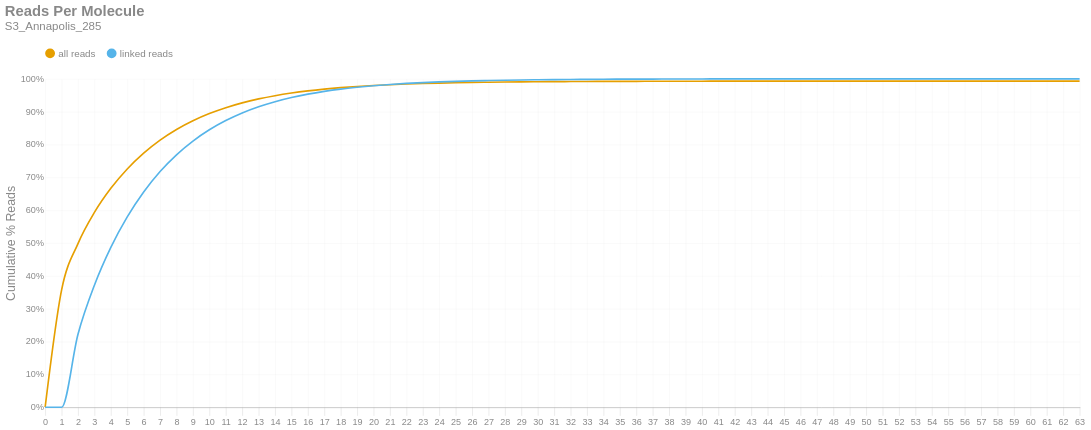

Notebook code cell kept with this figure:
### Markdown cell above
### Reads per Molecule
This chart shows the cumulative distribution of the number of reads per linked molecule. That is, how many alignments are associated with a unique molecule. This excludes the number of reads associated with invalid or absent linked-read barcodes. The `linked` histogram is the percentages recalculated when disregarding singletons.

### Code cell
if SKIPLR:
    print_html(f"Skipped")
else:
    counts = np.bincount(valids['reads'].cast(pl.Int64).to_numpy())
    weighted = counts * np.arange(len(counts))
    all_perc = weighted / n_reads
    linked_perc = weighted / n_linked_reads
    linked_perc[1] = 0
    binned_df = pl.DataFrame({
        'readsper': list(range(len(counts))),
        'all reads (cumsum)': np.cumsum(all_perc).tolist(),
        'linked reads (cumsum)': np.cumsum(linked_perc).tolist(),
    })

    with SafeRender(binned_df):
        (
            density_plot(binned_df, 'Reads Per Molecule', samplename, 'readspmol')
            .encode(
                x=alt.X('readsper:O', title=None).axis(labelAngle=0).scale(padding=0),
                y=alt.Y('value:Q', title='Cumulative % Reads').axis(format='%').stack(False),
                color=alt.Color("key:N").scale(domain=["all reads", "linked reads"]),
                tooltip=[
                    alt.Tooltip("key:N", title="Data Type"),
                    alt.Tooltip("readsper:O", title="Reads Per Molecule"),
                    alt.Tooltip("value:Q", format=".2%", title="% Reads (Cum.)")
                ]            
            )
        ).display()

### Figure 1 — Vega-Lite specification as saved in the notebook (floating-point values rounded to 4 significant figures)
{"width": "container", "height": 400, "config": {"title": {"anchor": "start", "dy": -15, "fontSize": 18, "color": "#888888", "subtitleColor": "#888888", "subtitleFontSize": 14}, "arc": {"fill": "#0072B2"}, "axis": {"domainColor": "#888888", "domainWidth": 0.5, "gridWidth": 0.2, "grid": false, "titleFontWeight": 400, "titleFontSize": 15, "labelFontSize": 11, "labelColor": "#888888", "tickColor": "#888888", "tickWidth": 0.2, "titleColor": "#888888"}, "axisBand": {"grid": false}, "axisX": {"grid": true, "tickSize": 10, "domainCap": "round"}, "axisY": {"domain": false, "grid": true, "tickSize": 0, "domainCap": "round"}, "background": "transparent", "header": {"labelFontSize": 15, "labelColor": "#888888", "titleFontSize": 15, "titleFontWeight": 600, "titleColor": "#888888"}, "legend": {"labelFont": "sans-serif", "labelFontSize": 12, "labelColor": "#888888", "symbolSize": 100, "symbolType": "circle", "titleFontSize": 12, "titlePadding": 10, "titleColor": "#888888", "title": null, "orient": "top"}, "range": {"category": ["#E69F00", "#56B4E9", "#009E73", "#F0E442", "#0072B2", "#D55E00", "#CC79A7", "#000000"], "diverging": ["#cfe8f3", "#a2d4ec", "#73bfe2", "#46abdb", "#1696d2", "#12719e"]}, "area": {"fill": "#0072B2", "fillOpacity": 0.7, "line": true, "strokeOpacity": 0.7}, "line": {"color": "#0072B2", "stroke": "#0072B2", "strokeWidth": 2}, "trail": {"color": "#0072B2", "stroke": "#0072B2", "strokeWidth": 0, "size": 1}, "point": {"filled": true, "fillOpacity": 1.0, "size": 95}, "text": {"color": "#888888", "fontSize": 11, "align": "right", "fontWeight": 400, "size": 11}, "bar": {"fill": "#0072B2", "stroke": null}, "view": {"stroke": null, "continuousWidth": 660, "continuousHeight": 400}}, "data": {"name": "data-8f67ba64306d56d0019e9ce4de748744"}, "mark": {"type": "line", "interpolate": "monotone", "point": {"opacity": 0, "size": 275}}, "encoding": {"color": {"field": "key", "scale": {"domain": ["all reads", "linked reads"]}, "type": "nominal"}, "tooltip": [{"field": "key", "title": "Data Type", "type": "nominal"}, {"field": "readsper", "title": "Reads Per Molecule", "type": "ordinal"}, {"field": "value", "format": ".2%", "title": "% Reads (Cum.)", "type": "quantitative"}], "x": {"axis": {"labelAngle": 0}, "field": "readsper", "scale": {"padding": 0}, "title": null, "type": "ordinal"}, "y": {"axis": {"format": "%"}, "field": "value", "stack": false, "title": "Cumulative % Reads", "type": "quantitative"}}, "params": [{"name": "param_c36ac31b6afebe62", "select": {"type": "point", "fields": ["key"]}, "bind": "legend"}], "title": {"text": "Reads Per Molecule", "subtitle": "S3_Annapolis_285"}, "transform": [{"fold": ["all reads (cumsum)", "linked reads (cumsum)"]}, {"calculate": "replace(datum.key, ' (cumsum)', '')", "as": "key"}, {"filter": {"param": "param_c36ac31b6afebe62"}}], "usermeta": {"embedOptions": {"downloadFileName": "S3_Annapolis_285.readspmol"}}, "$schema": "https://vega.github.io/schema/vega-lite/v6.1.0.json", "datasets": {"data-8f67ba64306d56d0019e9ce4de748744": [{"readsper": 0, "all reads (cumsum)": 0.0, "linked reads (cumsum)": 0.0}, {"readsper": 1, "all reads (cumsum)": 0.3567, "linked reads (cumsum)": 0.0}, {"readsper": 2, "all reads (cumsum)": 0.4982, "linked reads (cumsum)": 0.2223}, {"readsper": 3, "all reads (cumsum)": 0.5931, "linked reads (cumsum)": 0.3716}, {"readsper": 4, "all reads (cumsum)": 0.6665, "linked reads (cumsum)": 0.4868}, {"readsper": 5, "all reads (cumsum)": 0.7254, "linked reads (cumsum)": 0.5795}, {"readsper": 6, "all reads (cumsum)": 0.7736, "linked reads (cumsum)": 0.6552}, {"readsper": 7, "all reads (cumsum)": 0.8133, "linked reads (cumsum)": 0.7176}, {"readsper": 8, "all reads (cumsum)": 0.8458, "linked reads (cumsum)": 0.7686}, {"readsper": 9, "all reads (cumsum)": 0.8723, "linked reads (cumsum)": 0.8103}, {"readsper": 10, "all reads (cumsum)": 0.8942, "linked reads (cumsum)": 0.8447}, {"readsper": 11, "all reads (cumsum)": 0.912, "linked reads (cumsum)": 0.8728}, {"readsper": 12, "all reads (cumsum)": 0.9268, "linked reads (cumsum)": 0.8959}, {"readsper": 13, "all reads (cumsum)": 0.9388, "linked reads (cumsum)": 0.9148}, {"readsper": 14, "all reads (cumsum)": 0.9486, "linked reads (cumsum)": 0.9302}, {"readsper": 15, "all reads (cumsum)": 0.9567, "linked reads (cumsum)": 0.9429}, {"readsper": 16, "all reads (cumsum)": 0.9633, "linked reads (cumsum)": 0.9533}, {"readsper": 17, "all reads (cumsum)": 0.9687, "linked reads (cumsum)": 0.9618}, {"readsper": 18, "all reads (cumsum)": 0.9731, "linked reads (cumsum)": 0.9687}, {"readsper": 19, "all reads (cumsum)": 0.9766, "linked reads (cumsum)": 0.9742}, {"readsper": 20, "all reads (cumsum)": 0.9796, "linked reads (cumsum)": 0.9789}, {"readsper": 21, "all reads (cumsum)": 0.9821, "linked reads (cumsum)": 0.9828}, {"readsper": 22, "all reads (cumsum)": 0.9841, "linked reads (cumsum)": 0.986}, {"readsper": 23, "all reads (cumsum)": 0.9857, "linked reads (cumsum)": 0.9885}, {"readsper": 24, "all reads (cumsum)": 0.987, "linked reads (cumsum)": 0.9907}, {"readsper": 25, "all reads (cumsum)": 0.9881, "linked reads (cumsum)": 0.9923}, {"readsper": 26, "all reads (cumsum)": 0.989, "linked reads (cumsum)": 0.9937}, {"readsper": 27, "all reads (cumsum)": 0.9897, "linked reads (cumsum)": 0.9948}, {"readsper": 28, "all reads (cumsum)": 0.9903, "linked reads (cumsum)": 0.9958}, {"readsper": 29, "all reads (cumsum)": 0.9908, "linked reads (cumsum)": 0.9965}, {"readsper": 30, "all reads (cumsum)": 0.9912, "linked reads (cumsum)": 0.9971}, {"readsper": 31, "all reads (cumsum)": 0.9915, "linked reads (cumsum)": 0.9976}, {"readsper": 32, "all reads (cumsum)": 0.9917, "linked reads (cumsum)": 0.998}, {"readsper": 33, "all reads (cumsum)": 0.992, "linked reads (cumsum)": 0.9984}, {"readsper": 34, "all reads (cumsum)": 0.9922, "linked reads (cumsum)": 0.9987}, {"readsper": 35, "all reads (cumsum)": 0.9923, "linked reads (cumsum)": 0.9989}, {"readsper": 36, "all reads (cumsum)": 0.9924, "linked reads (cumsum)": 0.9991}, {"readsper": 37, "all reads (cumsum)": 0.9925, "linked reads (cumsum)": 0.9993}, {"readsper": 38, "all reads (cumsum)": 0.9926, "linked reads (cumsum)": 0.9994}, {"readsper": 39, "all reads (cumsum)": 0.9927, "linked reads (cumsum)": 0.9995}, {"readsper": 40, "all reads (cumsum)": 0.9927, "linked reads (cumsum)": 0.9996}, {"readsper": 41, "all reads (cumsum)": 0.9928, "linked reads (cumsum)": 0.9997}, {"readsper": 42, "all reads (cumsum)": 0.9928, "linked reads (cumsum)": 0.9997}, {"readsper": 43, "all reads (cumsum)": 0.9928, "linked reads (cumsum)": 0.9998}, {"readsper": 44, "all reads (cumsum)": 0.9929, "linked reads (cumsum)": 0.9998}, {"readsper": 45, "all reads (cumsum)": 0.9929, "linked reads (cumsum)": 0.9999}, {"readsper": 46, "all reads (cumsum)": 0.9929, "linked reads (cumsum)": 0.9999}, {"readsper": 47, "all reads (cumsum)": 0.9929, "linked reads (cumsum)": 0.9999}, {"readsper": 48, "all reads (cumsum)": 0.9929, "linked reads (cumsum)": 0.9999}, {"readsper": 49, "all reads (cumsum)": 0.993, "linked reads (cumsum)": 0.9999}, {"readsper": 50, "all reads (cumsum)": 0.993, "linked reads (cumsum)": 1.0}, {"readsper": 51, "all reads (cumsum)": 0.993, "linked reads (cumsum)": 1.0}, {"readsper": 52, "all reads (cumsum)": 0.993, "linked reads (cumsum)": 1.0}, {"readsper": 53, "all reads (cumsum)": 0.993, "linked reads (cumsum)": 1.0}, {"readsper": 54, "all reads (cumsum)": 0.993, "linked reads (cumsum)": 1.0}, {"readsper": 55, "all reads (cumsum)": 0.993, "linked reads (cumsum)": 1.0}, {"readsper": 56, "all reads (cumsum)": 0.993, "linked reads (cumsum)": 1.0}, {"readsper": 57, "all reads (cumsum)": 0.993, "linked reads (cumsum)": 1.0}, {"readsper": 58, "all reads (cumsum)": 0.993, "linked reads (cumsum)": 1.0}, {"readsper": 59, "all reads (cumsum)": 0.993, "linked reads (cumsum)": 1.0}, {"readsper": 60, "all reads (cumsum)": 0.993, "linked reads (cumsum)": 1.0}, {"readsper": 61, "all reads (cumsum)": 0.993, "linked reads (cumsum)": 1.0}, {"readsper": 62, "all reads (cumsum)": 0.993, "linked reads (cumsum)": 1.0}, {"readsper": 63, "all reads (cumsum)": 0.993, "linked reads (cumsum)": 1.0}]}}
